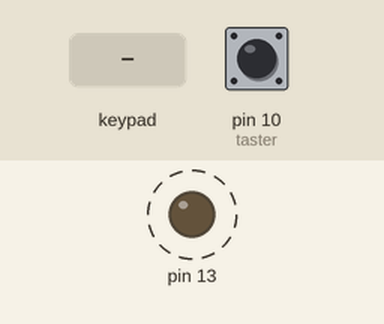
This sketch was run on a simulated Arduino Uno, built with avr-gcc and run on an emulated ATmega328P. Parts: output pins drawn as LEDs (lit = HIGH). Dashed ring = blinking. Inputs (shaded band) come from the test bench; at power-on: pin 10 (taster) LOW. What the sketch prints to the serial monitor is not drawn.

Above: at 3.8 s.
3.9 s: pin 10 (taster) pulled HIGH for 1.3 s
At 4.7 s:
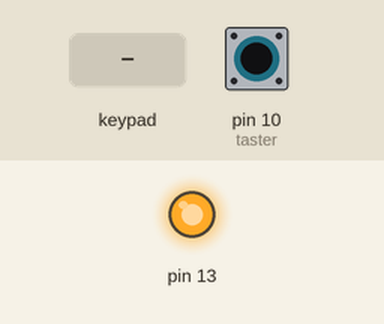
6.7 s: key '#' pressed
Timing chart, 0 to 9.7 s (numbered marks = the images above; inputs shaded):
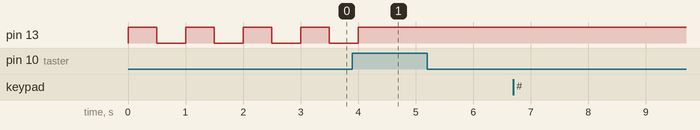

Measured:
- after the input at 3.9 s, pin 13: goes on until 4.0 s, then stays HIGH
- after the input at 6.7 s, every drawn part: stays the same
- by itself, pin 13: alternates HIGH for 0.50 s and LOW for 0.50 s

The sketch:

KeypadFirst.ino
```cpp
#include <Keypad.h>

const byte COLS = 4;
const byte ROWS = 4;
int taster = 10;
int stateTaster = 0;

char hexaKeys[ROWS][COLS]={
{'D','#','0','*'},
{'C','9','8','7'},
{'B','6','5','4'},
{'A','3','2','1'}
};

byte colPins[COLS] = {2,3,4,5};
byte rowPins[ROWS] = {6,7,8,9};
int eingabe[3] = {0,0,0};

bool ErsteEingabeKorrekt;
bool AnsageOneAbgespielt;
bool HoereraAbnehmen;

Keypad Tastenfeld = Keypad(makeKeymap(hexaKeys), rowPins, colPins,ROWS,COLS);

// the setup function runs once when you press reset or power the board
void setup()
{
  Serial.begin(9600);
  pinMode(taster, INPUT);
  pinMode(13, OUTPUT);
  ErsteEingabeKorrekt = false;
  AnsageOneAbgespielt = false;
  HoereraAbnehmen = false;
}

// the loop function runs over and over again forever
void loop()
{
  if(!HoereraAbnehmen)
  {
    digitalWrite(13, HIGH);
    delay(500);
    digitalWrite(13, LOW);
    delay(500);
  }
  Serial.println("HoereraAbnehmen"); Serial.print (HoereraAbnehmen );
  if(digitalRead(taster))
  {
    digitalWrite(13, HIGH);
    HoereraAbnehmen = true;
  }

  if(HoereraAbnehmen)
  {
    if(!ErsteEingabeKorrekt)
      ErsteEingabeKorrekt = PartOne();

    if(ErsteEingabeKorrekt && !AnsageOneAbgespielt) // wird somit nur einmal ausgeführt wenn Erster Part erfolgreich war.
      PartTwo();

    if(ErsteEingabeKorrekt)
      PartThree();
  }
}

bool PartThree()
{
// Timer starten

}

bool PartTwo()
{
  Serial.print("Part2");
  // Ansage EINMAL ausführen
  AnsageOneAbgespielt = true;
}

int CCgetId()
{
  int input_password = 0;

 Serial.println("CCgetId");
  while (true) // Repeat forever
  {
    char key = Tastenfeld.getKey();

    // If it's a digit, add it to the 'pasword'
    if (key >= '0' && key <= '9')
    {
      input_password *= 10;
      input_password += key - '0';
    }

    // If it's the 'enter' key, return the value
    if (key == '#')
      return input_password;

  } // End: while (true)
}

bool PartOne()
{
  Serial.println("Part1");
  int pwdInput = CCgetId();

  Serial.println(pwdInput);
  if(pwdInput == 110)
  {
    Serial.print("true");
    return true;
  }
  Serial.print("false");
  return false;
}
```
